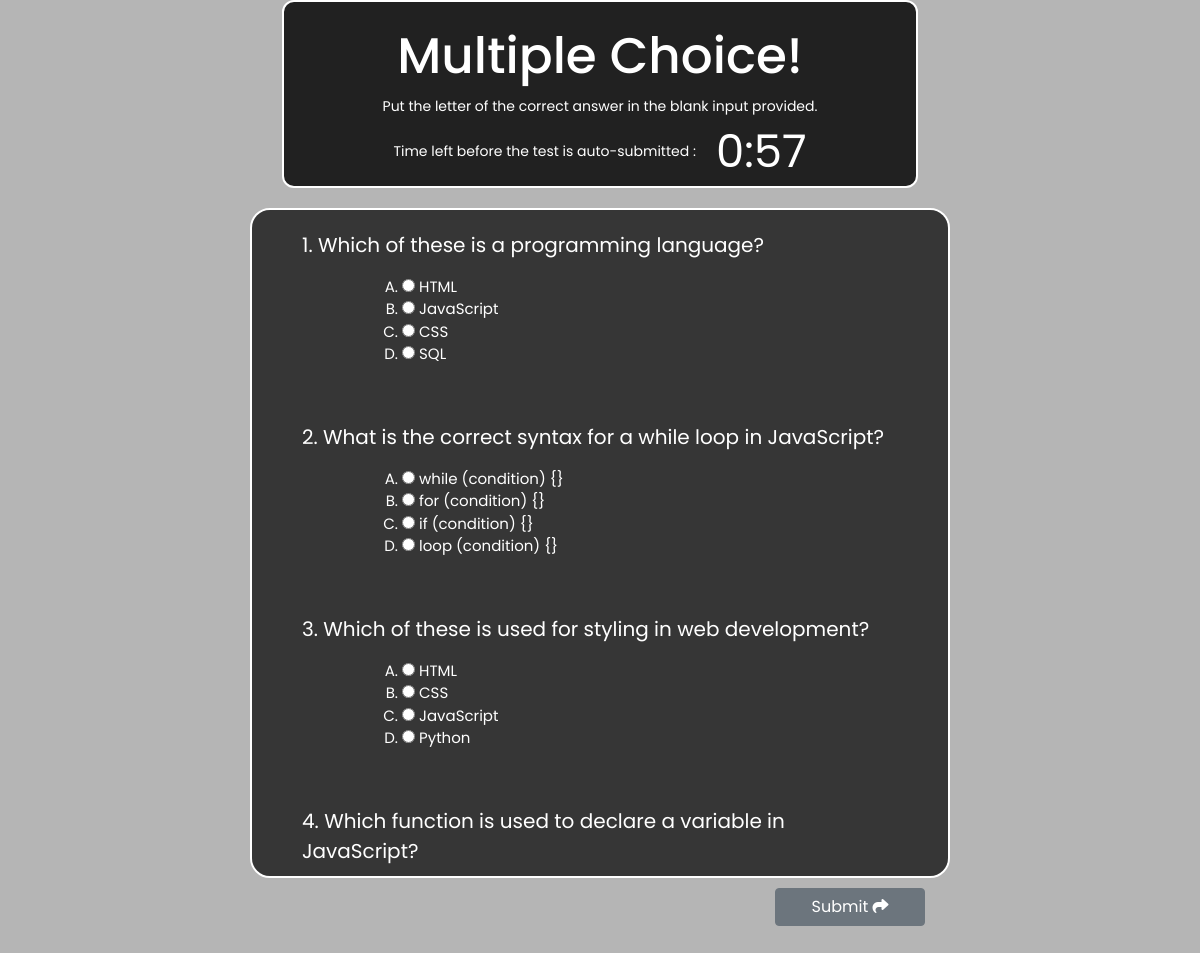
Page /programming.php on the committed database.
### tables this page shows
CREATE TABLE `programming` (
  `quiz_id` int(11) NOT NULL AUTO_INCREMENT,
  `quiz_question` text NOT NULL,
  `option_a` text NOT NULL,
  `option_b` text NOT NULL,
  `option_c` text NOT NULL,
  `option_d` text NOT NULL,
  `correct_answer` text NOT NULL,
  PRIMARY KEY (`quiz_id`)
);

### programming.php (the view, shortened to what this page needs)
<?php
include('./partials/header.php');
include('./conn/conn.php');
?>
<body>
    <div class="main">
        <div class="take-quiz-area">
            <div class="headerBox">
                <h3 class="mt-4">Multiple Choice!</h3>
                <small>Put the letter of the correct answer in the blank input provided.</small>
                <br>
                <small>Time left before the test is auto-submitted :
                    <span id="countdown"></span>
                </small>
            </div>
            <div class="questions">
                <?php
                $stmt = $conn->prepare('SELECT * FROM `programming`');
                $stmt->execute();
                $result = $stmt->fetchAll();
                foreach ($result as $row) {
                    $quizID = $row['quiz_id'];
                    $quizQuestion = $row['quiz_question'];
                    $optionA = $row['option_a'];
                    $optionB = $row['option_b'];
                    $optionC = $row['option_c'];
                    $optionD = $row['option_d'];
                ?>
                    <div class="question">
                        <p><?= $quizID ?>. <?= $quizQuestion ?></p>
                        <ol class="choices">
                            <li><input type="radio" name="quiz<?= $quizID ?>" value="A"> <?= $optionA ?></li>
                            <li><input type="radio" name="quiz<?= $quizID ?>" value="B"> <?= $optionB ?></li>
                            <li><input type="radio" name="quiz<?= $quizID ?>" value="C"> <?= $optionC ?></li>
                            <li><input type="radio" name="quiz<?= $quizID ?>" value="D"> <?= $optionD ?></li>
                        </ol>
                    </div>
                <?php
                }
                ?>
            </div>
            <button type="button" class="btn btn-secondary" id="submitAnswer">Submit <i class="fa-sharp fa-solid fa-share"></i></button>
        </div>
    </div>
    <?php include('./partials/footer.php') ?>
</body>

### assets/style.css (style rules this page uses)
* { margin: 0; padding: 0; font-family: 'Poppins', sans-serif; }
body { background-image: url('../bg.jpg'); background-size: cover; background-repeat: no-repeat; background-attachment: fixed; }
.main { color: rgb(255, 255, 255); background-color: rgb(0 0 0 / 29%); height: 100vh; text-align: center; }
.take-quiz-area { display: flex; justify-content: center; align-items: center; flex-direction: column; }
.take-quiz-area h3 { font-size: 50px; }
.questions { display: flex; flex-direction: column; margin-top: 20px; border: 2px solid; background-color: rgba(0, 0, 0, 0.7); border-radius: 20px; width: 700px; height: 670px; text-align: left; overflow-y: auto; }
.headerBox { background-color: rgb(0 0 0 / 82%) !important; border: 2px solid white; border-radius: 12px; width: 53%; }
.headerBox :nth-child(4) { text-align: center; display: flex; align-items: center; justify-content: center; gap: 20px; }
#countdown { font-size: 45px; }
.question { margin: 20px 50px 20px 50px; }
.question p { font-size: 20px; }
.choices li { list-style-type: upper-alpha; margin-left: 100px; font-size: 15px; }
#submitAnswer { margin-left: 500px; margin-top: 10px; width: 150px; }

### rows in the picture
programming: quiz_id "1", quiz_question "Which of these is a programming language?", option_a "HTML", option_b "JavaScript", option_c "CSS", option_d "SQL"
programming: quiz_id "2", quiz_question "What is the correct syntax for a while loop in JavaScript?", option_a "while (condition) {}", option_b "for (condition) {}", option_c "if (condition) {}", option_d "loop (condition) {}"
programming: quiz_id "3", quiz_question "Which of these is used for styling in web development?", option_a "HTML", option_b "CSS", option_c "JavaScript", option_d "Python"
programming: quiz_id "4", quiz_question "Which function is used to declare a variable in JavaScript?"
